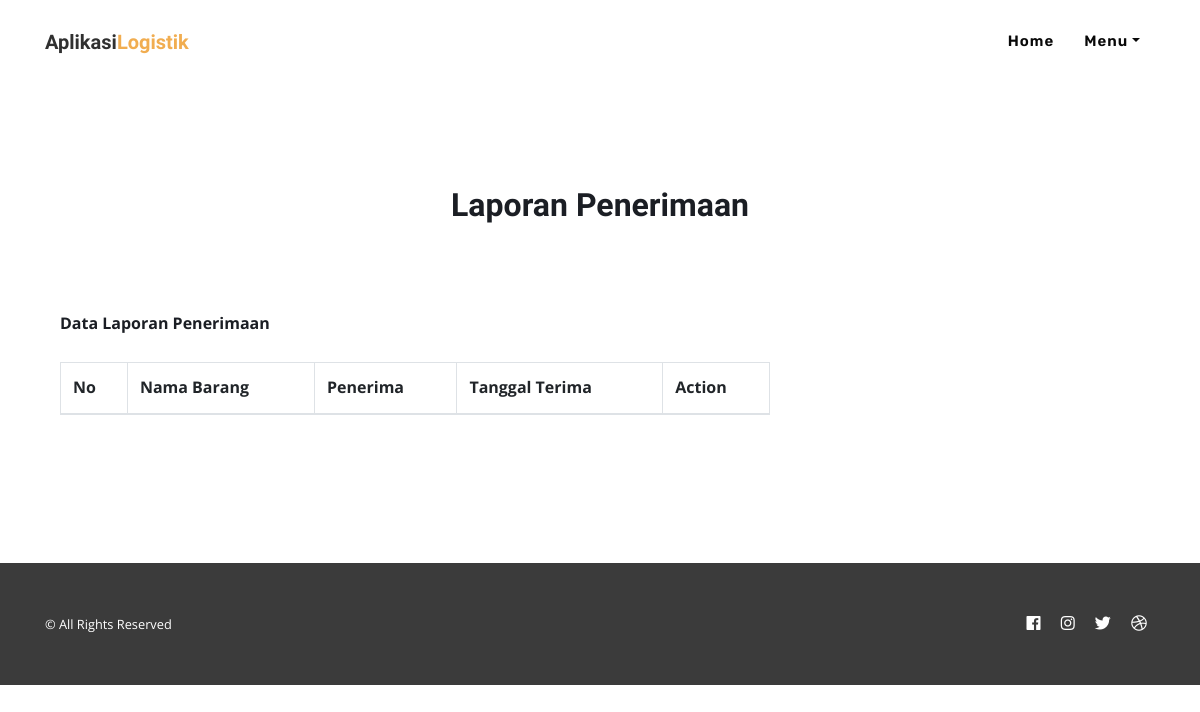
The app's page /LaporanPenerimaan.php, older data.
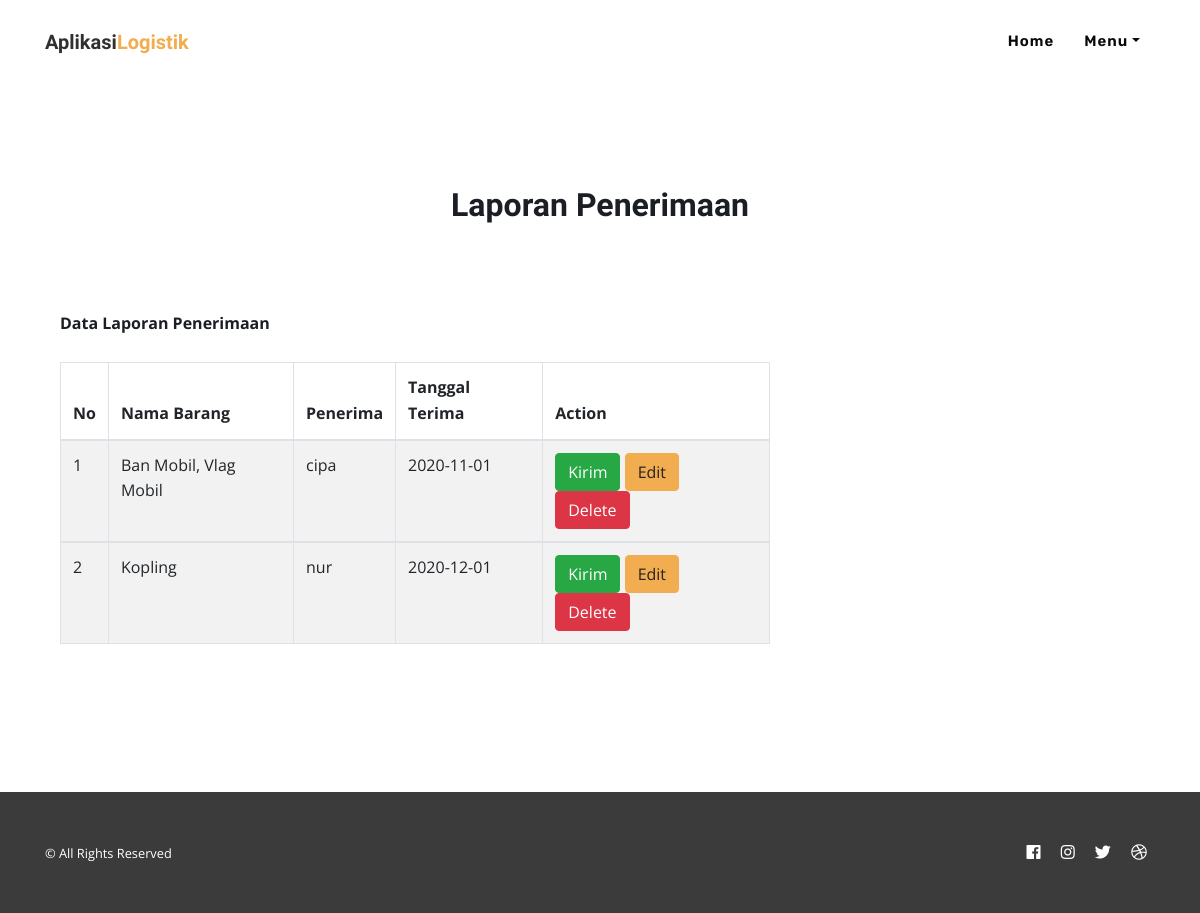
The same page, newer data.
### tables this page shows
CREATE TABLE `penerimaan` (
  `id` int(50) NOT NULL,
  `nama_barang` varchar(400) DEFAULT NULL,
  `jumlah_barang` varchar(200) DEFAULT NULL,
  `biaya_barang` varchar(50) DEFAULT NULL,
  `tanggal_order` date DEFAULT NULL,
  `nama_vendor` varchar(200) DEFAULT NULL,
  `tanggal_terima` date DEFAULT NULL,
  `penerima` varchar(200) DEFAULT NULL
);

### function.php (called while the page is built, shortened)
<?php
$koneksi = mysqli_connect('localhost','root','','logistik');
function read($query){
    global $koneksi;
    $result = mysqli_query($koneksi, $query);
    $datas = [];
    while($data = mysqli_fetch_assoc($result)){
        $datas[] = $data;
    }
    return $datas;
}
?>

### LaporanPenerimaan.php (the view, shortened to what this page needs)
<?php
require 'function.php';
$barang = read("SELECT * FROM penerimaan");
?>
<!DOCTYPE html>
<html lang="en" class="no-js">
  <head>
    <link rel="stylesheet" type="text/css" href="https://stackpath.bootstrapcdn.com/bootstrap/4.3.1/css/bootstrap.min.css">
    <link rel="stylesheet" type="text/css" href="assets/vendors/font-awesome/css/fontawesome-all.min.css">
    <link rel="stylesheet" type="text/css" href="assets/vendors/slick-carousel/slick.css">
    <link rel="stylesheet" type="text/css" href="assets/fonts/themify-icons.css">
    <link rel="stylesheet" type="text/css" href="assets/vendors/magnific-popup/magnific-popup.css">
	<link rel="stylesheet" type="text/css" href="assets/css/hovereffects.css">
    <link href="assets/css/scrolling-nav.css" rel="stylesheet">
	<link href="https://unpkg.com/aos@2.3.1/dist/aos.css" rel="stylesheet">
	<link rel="stylesheet" type="text/css" href="assets/css/theme.css">
    <link rel="stylesheet" type="text/css" href="assets/css/styles.css">
  </head>
  <body>
    <header id="top">
	  <nav class="navbar navbar-expand-lg navbar-dark bg-white fixed-top" id="mainNav">
		<div class="container">
		  <a class="navbar-brand js-scroll-trigger" href="#page-top">Aplikasi<span>Logistik</span></a>
		  <div class="collapse navbar-collapse" id="navbarResponsive">
			<ul class="navbar-nav ml-auto">
			<li class="nav-item">
				<a class="nav-link js-scroll-trigger" href="index.php">Home</a>
			  </li>
			  <li class="nav-item">
          <div class="dropdown">
          <a class="dropdown-toggle nav-link" type="button" data-toggle="dropdown"> Menu</a>
        </div>
			  </li>
			</ul>
		  </div>
		</div>
	  </nav>
   <main role="main" class="mt-lg-5 m-0">
  <section class="wt-section" id="services">
        <div class="container">
    <div class="row justify-content-md-center text-center pb-lg-4 mb-lg-5 mb-4">
          <div class="col-md-8 text-center w-md-50 mx-auto mb-0">
            <h2 class="mb-md-2">Laporan Penerimaan</h2>
          </div>
    </div>
      <div class="col-md-8 col-sm-12 col-xs-12">
          <div class="panel panel-default">
              <div class="panel-heading">
               <b>Data Laporan Penerimaan</b>
              </div>
              <br>
              <div class="panel-body">
                  <div class="table-responsive">
   <table class="table table-striped table-bordered table-hover">
                          <thead>
                              <tr>
                                  <th>No</th>
                                  <th>Nama Barang</th>
                                  <th>Penerima</th>
                                  <th>Tanggal Terima</th>
                                  <th>Action</th>
                              </tr>
                          </thead>
                          <tbody>
                          <?php
                            $no = 0;
            foreach($barang as $data):
        ?>
        <?php $no++ ;?>
                    <tr>
                     <td><?=$no?></td>
                     <td><?= $data["nama_barang"]; ?></td>
                     <td><?= $data["penerima"]; ?></td>
                     <td><?= $data["tanggal_terima"]; ?></td>
                     <td><button type="button" href="#" class="btn btn-success" data-toggle="modal">Kirim</button>
                     <button type="button" href="#" class="btn btn-primary" data-toggle="modal" data-target="#editModal">Edit</button>
                            <button  class="btn btn-danger"><a href="deleteBarang.php?id=<?= $data["id"]; ?>" style="color:white;">Delete</a></button></td>
                    </tr>
                          </tbody>
                          <?php
                        endforeach;
        ?>
                      </table>
                  </div>
              </div>
          </div>
      </div>
  </div>
      </section>
    <footer class="bg-dark py-5">
      <div class="container">
        <div class="row">
          <div class="col-md-8 text-center text-md-left mb-3 mb-md-0">
            <small class="text-white"><a class="text-white" href="https://webthemez.com/free-bootstrap-templates/">&copy; All Rights Reserved</small>
          </div>
          <div class="col-md-4 align-self-center">
            <ul class="list-inline text-center text-md-right mb-0">
              <li class="list-inline-item mx-2" data-toggle="tooltip" data-placement="top" title="Facebook">
                <a class="text-white" target="_blank" href="https://www.facebook.com/">
                  <i class="fab fa-facebook"></i>
                </a>
              </li>
              <li class="list-inline-item mx-2" data-toggle="tooltip" data-placement="top" title="Instagram">
                <a class="text-white" target="_blank" href="https://www.instagram.com/">
                  <i class="fab fa-instagram"></i>
                </a>
              </li>
              <li class="list-inline-item mx-2" data-toggle="tooltip" data-placement="top" title="Twitter">
                <a class="text-white" target="_blank" href="https://twitter.com/">
                  <i class="fab fa-twitter"></i>
                </a>
              </li>
              <li class="list-inline-item mx-2" data-toggle="tooltip" data-placement="top" title="Dribbble">
                <a class="text-white" target="_blank" href="https://dribbble.com/">
                  <i class="fab fa-dribbble"></i>
                </a>
              </li>
            </ul>
          </div>
        </div>
      </div>
    </footer>
  </body>
</html>

### assets/css/scrolling-nav.css (style rules this page uses)
.navbar { background:transparent !important; padding: 0 0; }
.navbar a.nav-link { color:#fff; padding: 5px 15px !important; }
.navbar-dark .navbar-brand, .navbar-dark .navbar-brand:hover { color: #868686; font-weight:bolder; }
.navbar-dark .navbar-brand { color: #fff !important; }
.navbar .navbar-nav .nav-item .nav-link { padding: 0.625rem 1.25rem; -webkit-transition: all 1s; -moz-transition: all 1s; -ms-transition: all 1s; -o-transition: all 1s; transition: all 1s; }

### assets/css/theme.css (style rules this page uses)
html { font-size: 1rem; }
body { font-weight: 400; font-size: 1rem; font-family: "Open Sans", sans-serif; line-height: 1.6; color: #1b1e24; -webkit-font-smoothing: antialiased; -moz-osx-font-smoothing: grayscale; -moz-font-feature-settings: "liga", "kern"; text-rendering: optimizelegibility; }
a { color: #490bf9; }
.h1, .h2, .h3, .h4, .h5, .h6, .h7, h1, h2, h3, h4, h5, h6 { line-height: 1.6; font-weight:600; }
.btn { cursor: pointer; transition: .2s ease; }
.wt-section { padding-top: 8.25rem; padding-bottom: 8.25rem; }

### assets/css/styles.css (style rules this page uses)
.h1, .h2, .h3, .h4, .h5, .h6, .h7, h1, h2, h3, h4, h5, h6 { line-height: 1.6; font-weight:600; }
h1, h2 { font-family: 'Rubik', sans-serif; font-family: 'Coda Caption', sans-serif; }
.navbar-dark .navbar-brand { color: #303030 !important; font-family: 'Coda Caption', sans-serif; }
.navbar-dark .navbar-brand span { color: #f1ad50 !important; }
.btn-primary { color: #242121 !important; border-color: #f1ad50 !important; background: #f1ad50; }
.navbar .navbar-nav .nav-item .nav-link { color: #080808; font-size: 0.937rem; font-weight: 600; padding: 0.625rem 1.25rem; border-radius: 50px; font-family: 'Rubik', sans-serif; letter-spacing: 1px; }
.bg-dark { background-color: #3b3b3b !important; }
.navbar-collapse { padding: 25px 0; }

Row changes from the older to the newer data that the page shows:
added penerimaan: nama_barang "Ban Mobil, Vlag Mobil", penerima "cipa", tanggal_terima "2020-11-01"
added penerimaan: nama_barang "Kopling", penerima "nur", tanggal_terima "2020-12-01"
